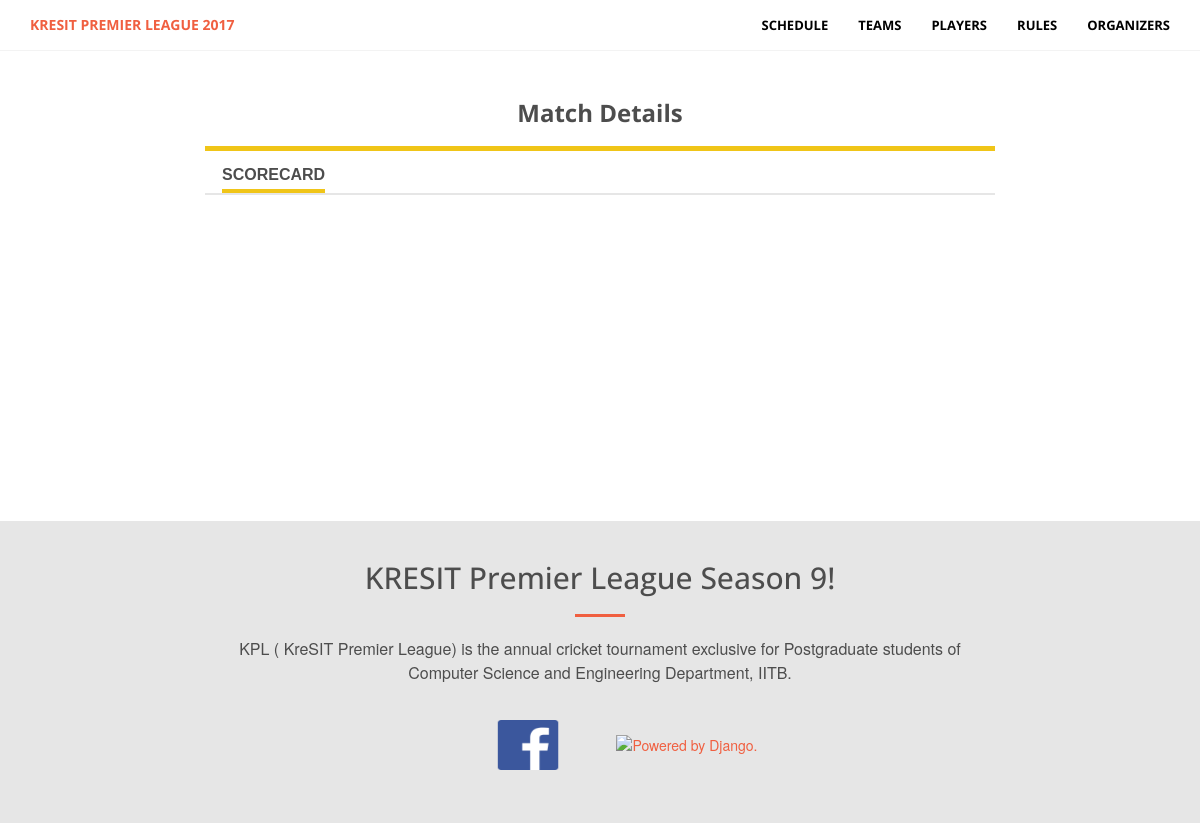
The page /kpl/match_details/11/ on the database as committed earlier.
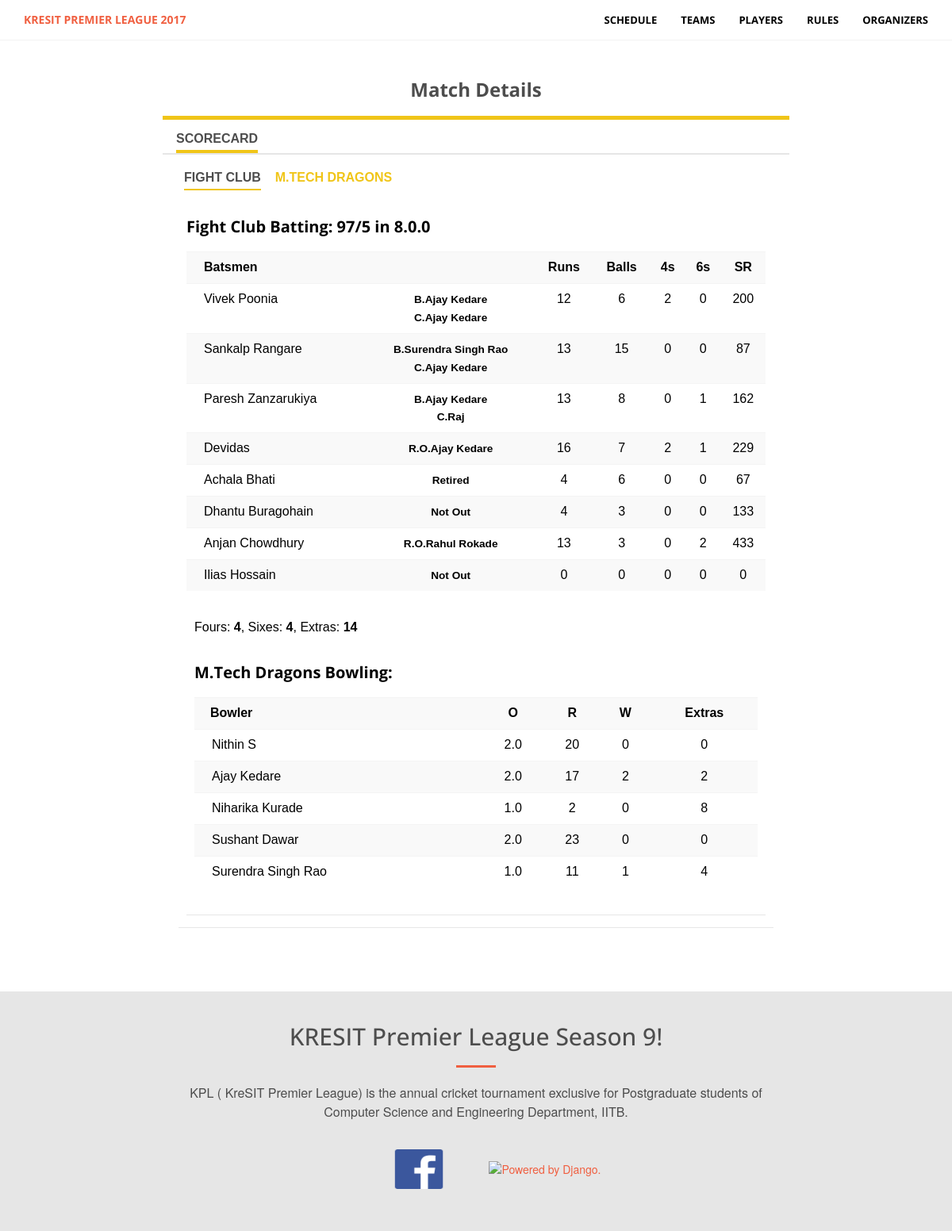
The same page on the database as committed later.
### matches/models.py (models this page shows, shortened)
class Innings(models.Model):
    batting = models.ForeignKey(Team,related_name='inning_batting')
    bowling = models.ForeignKey(Team,related_name='inning_bowling')
    runs = models.IntegerField(default=0)
    wickets = models.IntegerField(default=0)
    balls = models.IntegerField(default=0)
    extras = models.IntegerField(default=0)

class Batting_Scorecard(models.Model):
    retired_choice = (
        ('No', 'No'),
        ('Yes', 'Yes'),
    )
    innings = models.ForeignKey(Innings,related_name='batting_innings')
    batsman = models.ForeignKey(Sold_Player,related_name='scorecard_batsman')
    runs = models.IntegerField(default=0)
    balls = models.IntegerField(default=0)
    fours = models.IntegerField(default=0)
    sixes = models.IntegerField(default=0)
    wicket = models.ForeignKey(Wicket,related_name='wicket_batsman',blank=True,null=True)
    retired = models.CharField(choices=retired_choice,max_length=6,default='No')
    come_back = models.CharField(choices=retired_choice,max_length=6,default='No')

class Wicket(models.Model):
    type = models.ForeignKey(Wicket_Type,related_name='wicket_type')
    player1 = models.ForeignKey(Sold_Player,blank=True,related_name='wicket_player1')
    player2 = models.ForeignKey(Sold_Player,blank=True,related_name='wicket_player2',null=True)

class Bowling_Scorecard(models.Model):
    innings = models.ForeignKey(Innings,related_name='bowling_innings')
    bowler = models.ForeignKey(Sold_Player,related_name='scorecard_bowler')
    runs = models.IntegerField(default=0)
    wickets = models.IntegerField(default=0)
    balls = models.IntegerField(default=0)
    overs = models.CharField(max_length=3,default='0.0')
    extras = models.IntegerField(default=0)

### teams/models.py (models this page shows)
class Team(models.Model):
    manager_only_opts = (
        ('Yes', 'Yes'),
        ('No', 'No'),
    )
    name = models.CharField(max_length=50)
    manager = models.ForeignKey(Player,on_delete=models.CASCADE)
    captain = models.ForeignKey(Player,on_delete=models.CASCADE,related_name='captain')
    logo = models.ImageField(upload_to='team_logo/')
    manager_only = models.CharField(choices=manager_only_opts,max_length=3,default='No')
    players_cost = models.IntegerField(default=0)
    manager_cost = models.IntegerField(default=0)
    money = models.IntegerField(default=3000)
    alias = models.CharField(max_length=10,blank=True)
    def __str__(self):
        return str(self.name)

### auctions/models.py (models this page shows)
class Sold_Player(models.Model):
    player = models.ForeignKey(Player,on_delete=models.CASCADE)
    team = models.ForeignKey(Team,on_delete=models.CASCADE)
    price = models.IntegerField(default=0)
    runs = models.IntegerField(default=0)
    wickets = models.IntegerField(default=0)
    balls = models.IntegerField(default=0)
    sixes = models.IntegerField(default=0)
    fours = models.IntegerField(default=0)
    catches = models.IntegerField(default=0)
    runout = models.IntegerField(default=0)
    def __str__(self):
        return str(self.player)

### players/models.py (models this page shows)
class Player(models.Model):
    cat_opts = (
        ('Batsman', 'Batsman'),
        ('Bowler', 'Bowler'),
        ('All-Rounder', 'All-Rounder'),
    )
    year_opts = (
        ('First', 'First'),
        ('Second', 'Second'),
        ('Third', 'Third'),
    )
    pool_opts = (
        ('A', 'A'),
        ('B', 'B'),
    )
    manager_opts = (
        ('Yes', 'Yes'),
        ('No', 'No'),
    )
    gender_opts = (
        ('Male', 'Male'),
        ('Female', 'Female'),
    )
    auction_opts = (
        ('pending', 'pending'),
        ('sold', 'sold'),
    )
    name = models.CharField(max_length=100, unique=True)
    gender = models.CharField(choices=gender_opts,default='Male',max_length=6)
    manager = models.CharField(choices=manager_opts,max_length=3)
    year = models.CharField(max_length=10,choices=year_opts)
    pic = models.ImageField(upload_to='player_pics/')
    phone_no = models.CharField(max_length=10)
    category = models.CharField(choices=cat_opts, max_length=100)
    prev_exp = models.TextField(max_length=100,default='Not Specified')
    kpl_exp = models.TextField(max_length=100,default='None')
    pool = models.CharField(max_length=1,choices=pool_opts,default='B')
    auction_status = models.CharField(choices=auction_opts,max_length=10,default='pending')
    class Meta:
        ordering = ['pool','name']
    def __str__(self):
        return str(self.name)

### dashboard/views.py (the view)
# urls.py: url(r'^match_details/(?P<match>[0-9]+)/$', Match_Details.as_view(),name='match_details'),
class Match_Details(View):
    def get(self,request,match):
        t = datetime.datetime(2017, 2, 15, 15, 0, 0)
        td = t-datetime.datetime.now()
        time = int(td.total_seconds())
        matches = Match.objects.all().order_by('match_number')
        current_match = Match.objects.get(id=match)
        current_inning = current_match.first_innings
        current_over = Over.objects.filter(innings=current_inning).last()
        try:
            other_inning = Innings.objects.filter(batting=current_inning.bowling,
                                                  bowling=current_inning.batting)
            other_over = ""
            if len(other_inning)!=0:
                other_inning = other_inning[0]
                other_over = str(other_inning.balls / 6) + "." + str(other_inning.balls % 6)
            team1 = Sold_Player.objects.filter(team=current_inning.batting).order_by('player__name')
            team2 = Sold_Player.objects.filter(team=current_inning.bowling).order_by('player__name')
            striker = Batting_Scorecard.objects.filter(batsman=current_over.striker,innings=current_inning)[0]
            non_striker = Batting_Scorecard.objects.filter(batsman=current_over.non_striker,innings=current_inning)[0]
            bowler = Bowling_Scorecard.objects.filter(bowler=current_over.bowler,innings=current_inning)[0]
            cur_over = str(current_inning.balls/6)+"."+str(current_inning.balls%6)
            balls = Ball.objects.filter(over=current_over)
            bowler_over = str(bowler.balls/6)+"."+str(bowler.balls%6)
            batting_lineup = Batting_Scorecard.objects.filter(innings=current_inning)
            bowling_lineup = Bowling_Scorecard.objects.filter(innings=current_inning)
            other_batting_lineup = Batting_Scorecard.objects.filter(innings=other_inning)
            other_bowling_lineup = Bowling_Scorecard.objects.filter(innings=other_inning)
            tot_fours = 0
            tot_sixes = 0
            for batsman in batting_lineup:
                tot_fours += batsman.fours
                tot_sixes += batsman.sixes
            other_tot_fours = 0
            other_tot_sixes = 0
            for batsman in other_batting_lineup:
                other_tot_fours += batsman.fours
                other_tot_sixes += batsman.sixes
            match_started = 'Yes'
        except Exception:
            print(traceback.format_exc())
            other_inning = None
            cur_over = '0.0'
            striker = "Striker"
            non_striker = "Non Striker"
            bowler = "Bowler"
            balls = None
            bowler_over = ""
            tot_fours = 0
            tot_sixes = 0
            other_tot_fours = 0
            other_tot_sixes = 0
            batting_lineup = None
            bowling_lineup = None
            other_batting_lineup = None
            other_bowling_lineup = None
            other_over = '0.0'
            other_inning = None
            team1 = None
            team2 = None
            match_started = None
        context = {
            'time': time,
            'matches' : matches,
            'match_started' : match_started,
            'current_match' : current_match,
            'current_inning' : current_inning,
            'other_inning': other_inning,
            'current_over' : current_over,
            'other_over' : other_over,
            'team1' : team1,
            'team2' : team2,
            'cur_over' : cur_over,
            'striker' : striker,
            'non_striker' : non_striker,
            'bowler' : bowler,
            'balls' : balls,
            'bowler_over' : bowler_over,
            'batting_lineup' : batting_lineup,
            'bowling_lineup' : bowling_lineup,
            'other_batting_lineup': other_batting_lineup,
            'other_bowling_lineup': other_bowling_lineup,
            'tot_fours' : tot_fours,
            'tot_sixes' : tot_sixes,
            'other_tot_fours': other_tot_fours,
            'other_tot_sixes': other_tot_sixes,
        }
        return render(request,"match_details.html",context)

### templates/match_details.html (shortened to what the changed rows need)
{% extends 'base.html' %}
{% load static %}
{% load crispy_forms_tags %}
{% block content %}
<section id="register">
    <div class="row">
        <div class="col-xs-offset-2 col-xs-8">
                <div class="rca-medium-widget rca-top-border ">
                    <div id="tab-41" class="rca-tab-content rca-padding active">
                        <ul class="rca-tab-list small">
                            <li class="rca-tab-link active" data-tab="tab-401" onclick="showTab(this);">{{ current_inning.batting.name }}</li>
                            <li class="rca-tab-link" data-tab="tab-402" onclick="showTab2(this);">{{ current_inning.bowling.name }}</li>
                        </ul>
                        {% if match_started %}
                        <div id="tab-401" class="rca-tab-content rca-padding active">
                            <div class="rca-batting-score rca-padding">
                                <strong><h3>{{ current_inning.batting.name }} Batting: {{ current_inning.runs }}/{{ current_inning.wickets }} in {{ cur_over }}</strong></h3>
                                <table class="table table-striped">
                                    <tr>
                                        <th style="padding-left:22px;">Batsmen</th>
                                        <th class="text-center"></th>
                                        <th class="text-center">Runs</th>
                                        <th class="text-center">Balls</th>
                                        <th class="text-center">4s</th>
                                        <th class="text-center">6s</th>
                                        <th class="text-center">SR</th>
                                    </tr>
                                    {%  for batsman in batting_lineup %}
                                    <tr>
                                        <td style="padding-left:22px;">{{ batsman.batsman }} </td>
                                        <td class="text-center">
                                            {% if batsman.wicket %}
                                                {% ifequal batsman.wicket.type.type 'Caught' %}
                                                    <small><b>B.{{ batsman.wicket.player1 }}</b></small><br>
                                                    <small><b>C.{{ batsman.wicket.player2 }}</b></small>
                                                {% endifequal %}
                                                {% ifequal batsman.wicket.type.type 'Run Out' %}
                                                    <small><b>R.O.{{ batsman.wicket.player1 }}</b></small><br>
                                                {% endifequal %}
                                            {% else%}
                                                    {% ifequal batsman.retired 'Yes' %}
                                                        <small><b>Retired</b></small>
                                                        {% else %}
                                                            <small><b>Not Out</b></small>
                                                    {% endifequal %}
                                            {% endif %}
                                        </td>
                                        <td class="text-center">{{ batsman.runs }}</td>
                                        <td class="text-center">{{ batsman.balls }}</td>
                                        <td class="text-center">{{ batsman.fours }}</td>
                                        <td class="text-center">{{ batsman.sixes }}</td>
                                        {% ifequal balls 0 %}
                                            <td class="text-center">0</td>
                                        {% else %}
                                            <td class="text-center">{% widthratio batsman.runs batsman.balls 100 %}</td>
                                        {% endifequal %}
                                    </tr>
                                    {% endfor %}
                                </table>
                                <div class="rca-padding">
                                    <span>Fours: <strong>{{ tot_fours }}</strong></span>, <span>Sixes: <strong>{{ tot_sixes }}</strong></span>,
                                    <span>Extras: <strong>{{ current_inning.extras }}</strong></span>
                                </div>
                                <div class="rca-bowling-score rca-padding">
                                    <h3><strong>{{ current_inning.bowling }} Bowling:</strong></h3>
                                    <table class="table table-striped">
                                        <tr>
                                            <th style="padding-left:20px;">Bowler</th>
                                            <th class="text-center">O</th>
                                            <th class="text-center">R</th>
                                            <th class="text-center">W</th>
                                            <th class="text-center">Extras</th>
                                        </tr>
                                        {% for bowler in bowling_lineup %}
                                        <tr>
                                            <td style="padding-left:22px;">{{ bowler.bowler }}</td>
                                            <td class="text-center">{{ bowler.overs }}</td>
                                            <td class="text-center">{{ bowler.runs }}</td>
                                            <td class="text-center">{{ bowler.wickets }}</td>
                                            <td class="text-center">{{ bowler.extras }}</td>
                                        </tr>
                                        {% endfor %}
                                    </table>
                                </div>
                            </div>
                        </div>
                    {% endif %}
                    </div>
            </div>
        </div>
    </div>
</section>
{% endblock %}

Rows that differ between the two databases and show on the page:
added Innings: batting.name "FIGHT CLUB", bowling.name "M.TECH DRAGONS", batting.name "Fight Club", runs "97", wickets "5", extras "14", bowling "M.Tech Dragons"
added Batting_Scorecard: batsman "Vivek Poonia", wicket.player1 "Ajay Kedare", wicket.player2 "Ajay Kedare", runs "12", balls "6", fours "2", sixes "0", runs+balls "200"
added Batting_Scorecard: batsman "Sankalp Rangare", wicket.player1 "Surendra Singh Rao", wicket.player2 "Ajay Kedare", runs "13", balls "15", fours "0", sixes "0", runs+balls "87"
added Batting_Scorecard: batsman "Paresh Zanzarukiya", wicket.player1 "Ajay Kedare", wicket.player2 "Raj", runs "13", balls "8", fours "0", sixes "1", runs+balls "162"
added Batting_Scorecard: batsman "Devidas", wicket.player1 "Ajay Kedare", runs "16", balls "7", fours "2", sixes "1", runs+balls "229"
added Batting_Scorecard: batsman "Achala Bhati", shows "Retired", runs "4", balls "6", fours "0", sixes "0", runs+balls "67"
added Batting_Scorecard: batsman "Dhantu Buragohain", shows "Not Out", runs "4", balls "3", fours "0", sixes "0", runs+balls "133"
added Batting_Scorecard: batsman "Anjan Chowdhury", wicket.player1 "Rahul Rokade", runs "13", balls "3", fours "0", sixes "2", runs+balls "433"
added Batting_Scorecard: batsman "Ilias Hossain", shows "Not Out", runs "0", balls "0", fours "0", sixes "0", runs+balls "0"
added Bowling_Scorecard: bowler "Nithin S", overs "2.0", runs "20", wickets "0", extras "0"
added Bowling_Scorecard: bowler "Ajay Kedare", overs "2.0", runs "17", wickets "2", extras "2"
added Bowling_Scorecard: bowler "Niharika Kurade", overs "1.0", runs "2", wickets "0", extras "8"
added Bowling_Scorecard: bowler "Sushant Dawar", overs "2.0", runs "23", wickets "0", extras "0"
added Bowling_Scorecard: bowler "Surendra Singh Rao", overs "1.0", runs "11", wickets "1", extras "4"
Other text that changed with them:
{{ cur_over }}: (not shown) → "8.0.0"
{{ tot_fours }}: (not shown) → "4"
{{ tot_sixes }}: (not shown) → "4"
text now shown: "Batting: / in Batsmen Runs Balls 4s 6s SR Fours: , Sixes: , Extras: Bowling: Bowler O R W Extras"
